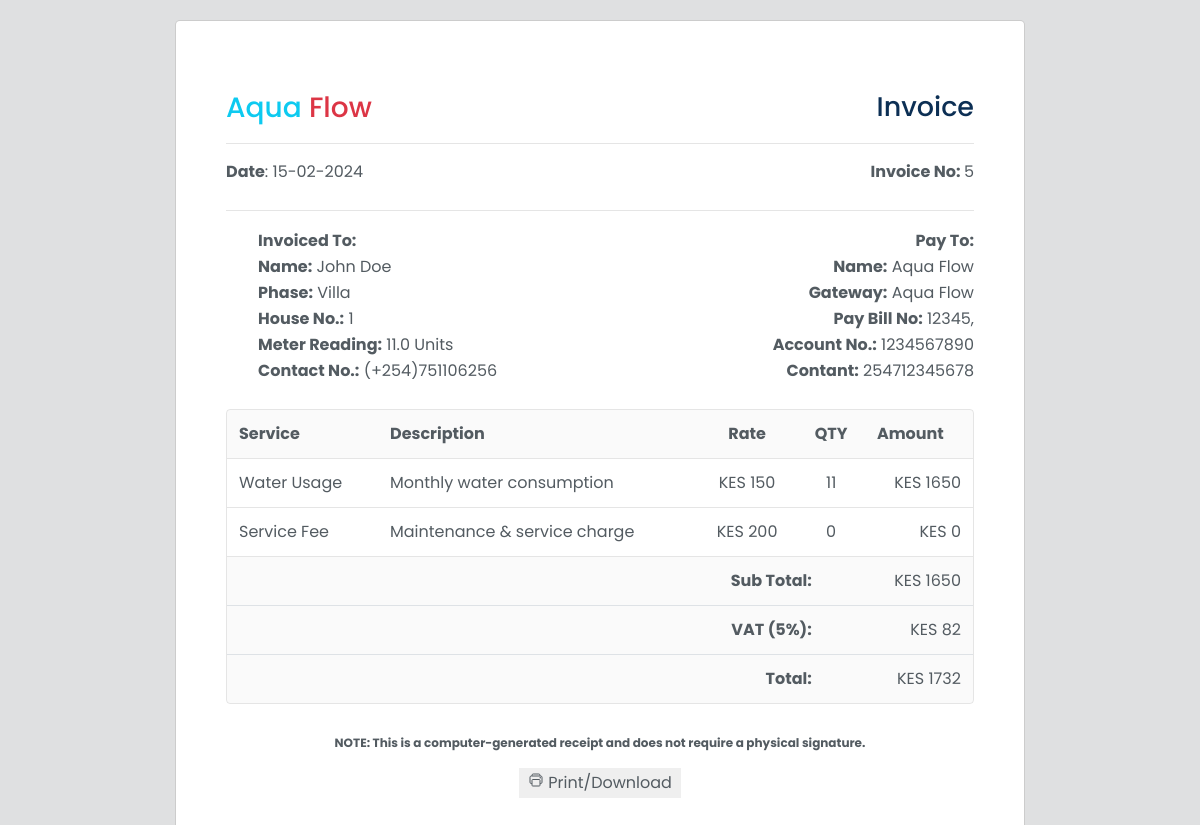
The page /accounts/records/invoice/5 (signed in) on the database as committed earlier.
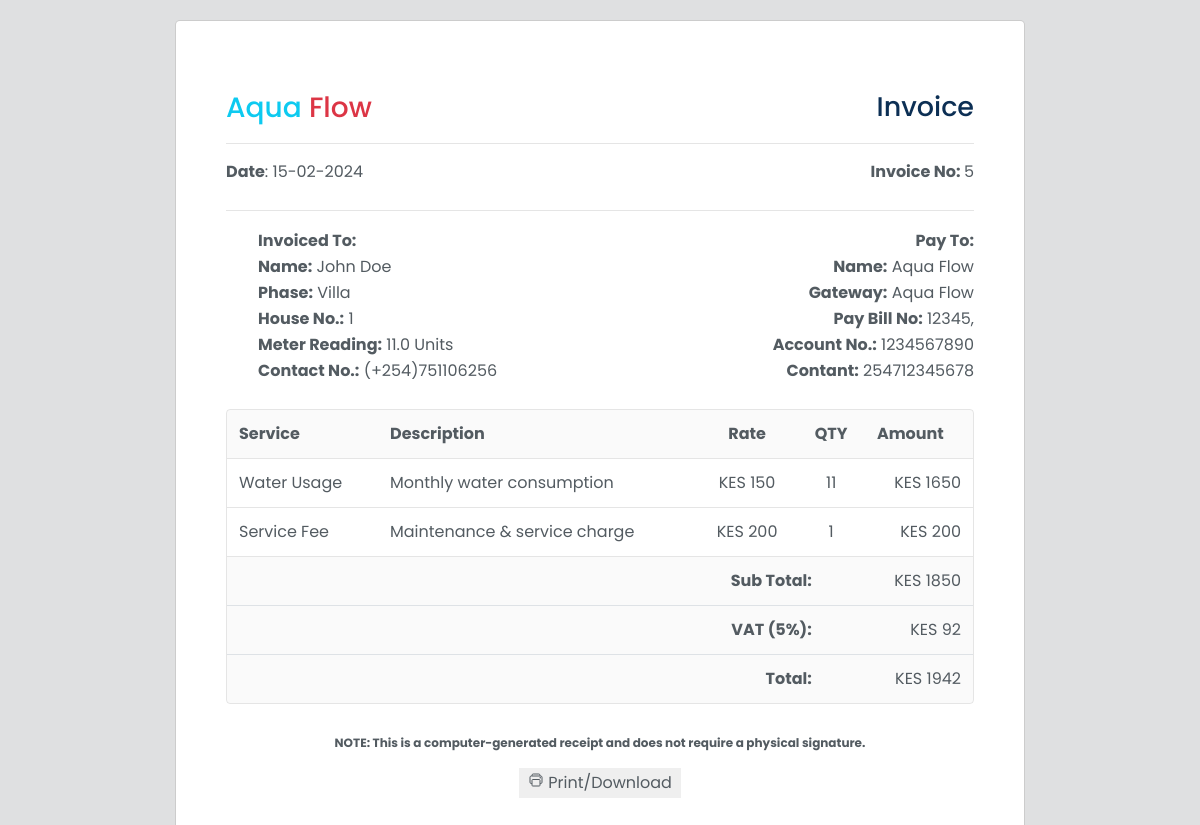
The same page on the database as committed later.
### app/backend/models/user.py (models this page shows, shortened)
class MeterReading(db.Model):
    id = db.Column(db.Integer, primary_key=True)
    timestamp = db.Column(db.DateTime, default=datetime.now(timezone.utc) + timedelta(hours=3), nullable=False)
    customer_name = db.Column(db.String(50))
    house_section = db.Column(db.String(50))
    house_number = db.Column(db.String(20))
    reading_value = db.Column(db.Float)
    consumed = db.Column(db.Float)
    unit_price = db.Column(db.Float)
    service_fee = db.Column(db.Float)
    sub_total_price = db.Column(db.Float)
    total_price = db.Column(db.Float)
    reading_status = db.Column(db.Boolean, default=False)
    unique_user_id = db.Column(db.String(6))
    user_id = db.Column(db.Integer, db.ForeignKey('user.id'), nullable=False)
    payments = db.relationship('Payment', backref='meter_reading', lazy=True)

### app/backend/accounts/records/routes.py (the view)
@records_bp.route('/invoice/<int:invoice_id>')
@login_required
def invoice(invoice_id):
    invoice_data = fetch_invoice_data(invoice_id)
    if invoice_data:
        return render_template('accounts/invoice.html', invoice_data=invoice_data, hide_sidebar=True, hide_navbar=True, hide_footer=True)
    else:
        flash("Invoice not found", "error")
        return redirect(url_for('accounts.records.billing'))

### app/backend/accounts/accounts_context.py (called while the page is built)
def accounts_context():
    settings = Settings.query.first()
    company_name = settings.company_name if settings else 'ApoGen'
    bank_name = settings.bank_name if settings else 'M-Pesa'
    paybill = settings.paybill if settings else '123456'
    account_number = settings.account_number if settings else '123456789'
    contact_number = settings.contact_number if settings else '0722000111'
    total_bill = db.session.query(func.sum(MeterReading.total_price)).filter(MeterReading.reading_status == False).scalar()
    total_bill = total_bill or 0
    return {
        'company_name': company_name,
        'bank_name': bank_name,
        'paybill': paybill,
        'account_number': account_number,
        'contact_number': contact_number,
        'total_bill': total_bill
    }

def inject_now():
    return {'now': datetime.utcnow() + timedelta(hours=3)}

### app/assets/templates/accounts/invoice.html (shortened to what the changed rows need)
{% extends "base.html" %} {% block content %}
<head>
  <link
    rel="stylesheet"
    href="{{ url_for('static', filename='css/invoice.css') }}"
  />
</head>
<div class="invoice-wrapper" id="print-area">
  <div class="invoice">
    <div class="invoice-container">
      <div class="invoice-head">
        <div class="invoice-head-middle">
          <div class="invoice-head-middle-left text-start">
            <p>
              <span class="text-bold">Date</span>: {{
              invoice_data.timestamp.strftime('%d-%m-%Y') }}
            </p>
          </div>
        </div>
        <div class="invoice-head-bottom">
          <div class="invoice-head-bottom-left">
            <ul class="text-start">
              <li class="text-bold">Invoiced To:</li>
              <li>
                <b>Name:</b> {% if invoice_data.customer_name %}{{
                invoice_data.customer_name.title() }}{% else %}Bank Name{% endif
                %}
              </li>
              <li>
                <b>Phase:</b> {% if invoice_data.house_section %}{{
                invoice_data.house_section.title() }}{% else %}Bank Name{% endif
                %}
              </li>
              <li>
                <b>House No.:</b> {% if invoice_data.house_number %}{{
                invoice_data.house_number }}{% else %}Bank Name{% endif %}
              </li>
              <li>
                <b>Meter Reading:</b> {% if invoice_data.reading_value %}{{
                invoice_data.reading_value }} Units {% else %}Meter Reading{%
                endif %}
              </li>
              <li>
                <b>Contact No.:</b> {% if invoice_data.mobile %}(+254){{
                invoice_data.mobile[-9:] }}{% else %}Bank Name{% endif %}
              </li>
            </ul>
          </div>
        </div>
      </div>
      <div class="overflow-view">
        <div class="invoice-body">
          <table>
            <thead>
              <tr>
                <td class="text-bold">Service</td>
                <td class="text-bold">Description</td>
                <td class="text-bold text-center">Rate</td>
                <td class="text-bold text-center">QTY</td>
                <td class="text-bold">Amount</td>
              </tr>
            </thead>
            <tbody>
              <tr>
                <td>{{ invoice_data.first_service }}</td>
                <td>{{ invoice_data.first_description }}</td>
                <td class="text-center">
                  KES {{ "%0.0f"|format(invoice_data.unit_price) }}
                </td>
                <td class="text-center">
                  {{ "%0.0f"|format(invoice_data.consumed) }}
                </td>
                <td class="text-end">
                  KES {{ "%0.0f"|format(invoice_data.unit_price *
                  invoice_data.consumed) }}
                </td>
              </tr>
              <tr>
                <td>{{ invoice_data.second_service }}</td>
                <td>{{ invoice_data.second_description }}</td>
                <td class="text-center">
                  KES {{ "%0.0f"|format(invoice_data.service_fee) }}
                </td>
                <td class="text-center">
                  {{ "%0.0f"|format(invoice_data.service_qty) }}
                </td>
                <td class="text-end">
                  KES {{ "%0.0f"|format(invoice_data.service_fee *
                  invoice_data.service_qty) }}
                </td>
              </tr>
            </tbody>
          </table>
          <div class="invoice-body-bottom">
            <div class="invoice-body-info-item border-bottom">
              <div class="info-item-td text-end text-bold">Sub Total:</div>
              <div class="info-item-td text-end">
                KES {{ "%0.0f"|format(invoice_data.sub_total_price +
                invoice_data.service_fee * invoice_data.service_qty) }}
              </div>
            </div>
            <div class="invoice-body-info-item border-bottom">
              <div class="info-item-td text-end text-bold">VAT (5%):</div>
              <div class="info-item-td text-end">
                KES {{ "%0.0f"|format(0.05 * (invoice_data.sub_total_price +
                invoice_data.service_fee * invoice_data.service_qty)) }}
              </div>
            </div>
            <div class="invoice-body-info-item">
              <div class="info-item-td text-end text-bold">Total:</div>
              <div class="info-item-td text-end">
                KES {{ "%0.0f"|format((invoice_data.sub_total_price +
                invoice_data.service_fee * invoice_data.service_qty) + (0.05 *
                (invoice_data.sub_total_price + invoice_data.service_fee *
                invoice_data.service_qty))) }}
              </div>
            </div>
          </div>
        </div>
      </div>
    </div>
  </div>
</div>
{% endblock %}

Rows that differ between the two databases and show on the page:
changed MeterReading "John Doe": service_fee "0" → "200"; sub_total_price+service_fee "1650" → "1850"; sub_total_price+service_fee "82" → "92"; sub_total_price+service_fee "1732" → "1942"
Other text that changed with them:
{{ "%0.0f"|format(invoice_data.service_qty) }}: "0" → "1"
